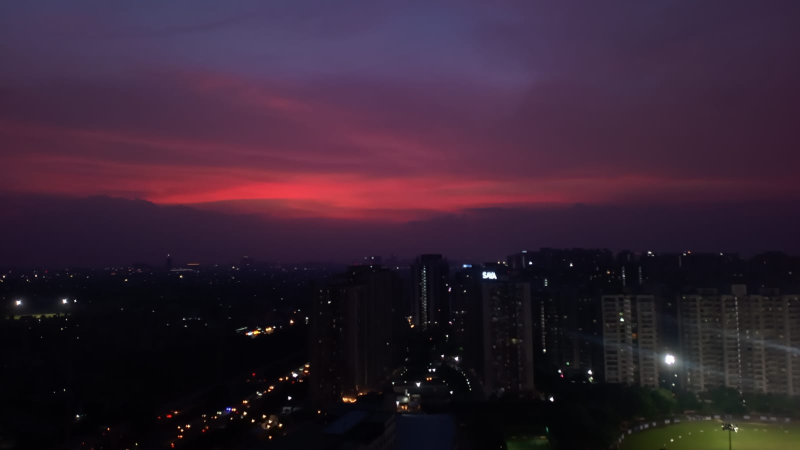
#> input picture real/r (1).jpeg, 1600 x 900 px (shown at 1/2 size)
$ python -i Predict.py   (imports and definitions only)   (older library calls are emulated)
#> lines starting #> are read from the running program, lines starting #| are printed output that depends on the picture
"""
predict.py - Spot the Fake Photo
SalesCode AI Assignment

Usage:
    python predict.py some_image.jpg

Output:
    A single number from 0 to 1.
    0.0 = definitely a REAL photo
    1.0 = definitely a PHOTO OF A SCREEN (recapture)
"""

import sys
import os
import warnings
import numpy as np
import joblib
import cv2
from scipy import stats
from skimage.feature import local_binary_pattern

# [1 line not run here, left out]

# ─────────────────────────────────────────────
# CHANGE THIS to your actual folder path
BASE_DIR   = r"C:\Users\Asus\Downloads\spot_fake"
MODEL_PATH = os.path.join(BASE_DIR, "model.pkl")
# ─────────────────────────────────────────────


def extract_features(image_path):
    """Extract classical CV features that distinguish real photos from screen recaptures."""
#> called with image_path = 'real/r (1).jpeg'
    img = cv2.imread(image_path)
#> img is the input picture: shape (900, 1600, 3); mean B, G, R 50.2, 34.1, 52.9
    if img is None:
        raise ValueError(f"Cannot read image: {image_path}")

    img  = cv2.resize(img, (512, 512))
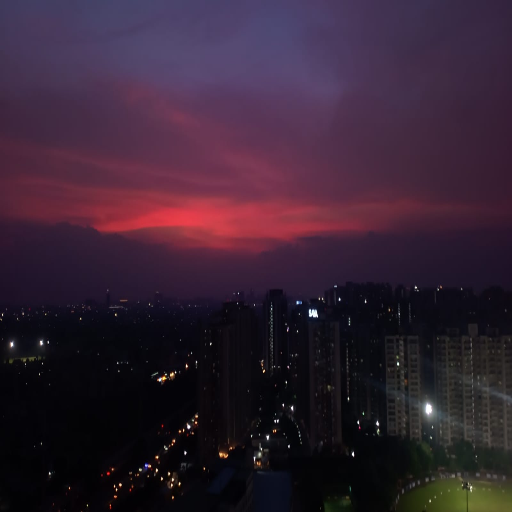
#> img: shape (512, 512, 3); mean B, G, R 50.2, 34, 52.9
    gray = cv2.cvtColor(img, cv2.COLOR_BGR2GRAY)
    features = {}

    # 1. FFT — screen pixel grids create periodic frequency spikes
    f         = np.fft.fft2(gray)
    fshift    = np.fft.fftshift(f)
    magnitude = np.log(np.abs(fshift) + 1)
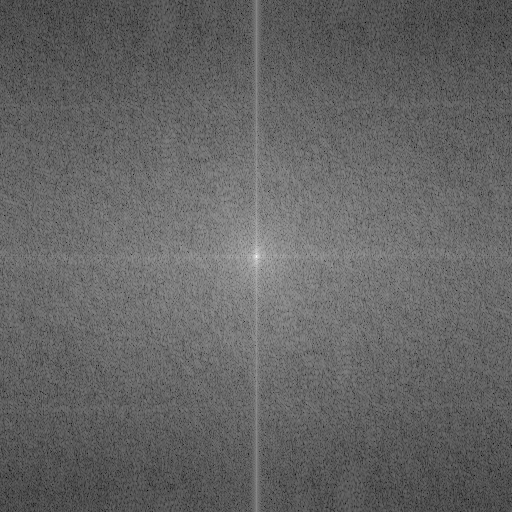
#> magnitude: shape (512, 512) float64; min 1.67, max 16.2, mean 7.43; drawn with min black and max white
    features['fft_peak_ratio']     = float(magnitude.max() / (magnitude.mean() + 1e-6))
    features['fft_std']            = float(magnitude.std())
    h, w = magnitude.shape
#> h = 512; w = 512
    center_mask = np.zeros((h, w))
    center_mask[h//4:3*h//4, w//4:3*w//4] = 1
    features['fft_highfreq_ratio'] = float(
        magnitude[center_mask == 0].mean() / (magnitude[center_mask == 1].mean() + 1e-6)
    )

    # 2. Noise — real cameras have natural sensor noise; screens are too clean
    blur  = cv2.GaussianBlur(gray, (5, 5), 0)
    noise = gray.astype(float) - blur.astype(float)
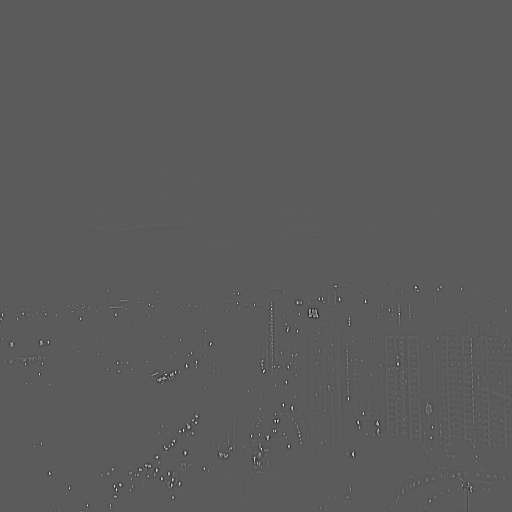
#> noise: shape (512, 512) float64; min -94, max 167, mean 0; drawn with min black and max white
    features['noise_std']      = float(noise.std())
    features['noise_kurtosis'] = float(stats.kurtosis(noise.flatten()))
    features['noise_mean_abs'] = float(np.abs(noise).mean())

    # 3. Local Binary Pattern — screen grids produce regular local textures
    lbp  = local_binary_pattern(gray, P=8, R=1, method='uniform')
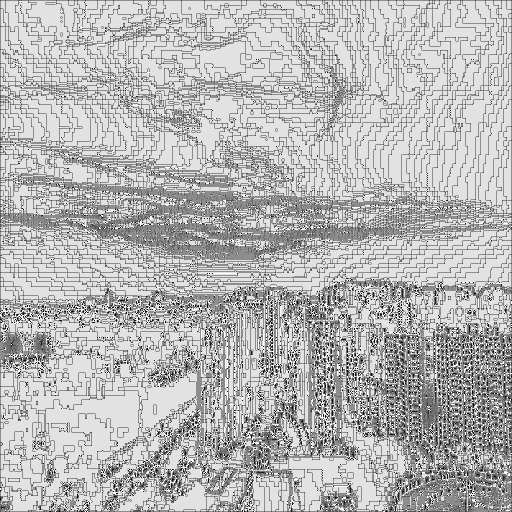
#> lbp: shape (512, 512) float64; min 0, max 9, mean 6.45; drawn with min black and max white
    hist, _ = np.histogram(lbp, bins=10, range=(0, 10), density=True)
#> hist = [0.00609, 0.0157, 0.00913, 0.0611, 0.0549, 0.234, 0.0445, 0.0437, 0.504, 0.0268]
    for i, v in enumerate(hist):
        features[f'lbp_hist_{i}'] = float(v)
#> this loop made 10 passes
#> v on passes 1 to 10: 0.00609, 0.0157, 0.00913, 0.0611, 0.0549, 0.234, 0.0445, 0.0437, 0.504, 0.0268
#> after the loop, features = 16 items
    features['lbp_uniformity'] = float((lbp == lbp.max()).mean())

    # 4. Color channel statistics
    for i, ch in enumerate(['b', 'g', 'r']):
        channel = img[:, :, i].astype(float)
        features[f'{ch}_mean'] = float(channel.mean())
        features[f'{ch}_std']  = float(channel.std())
        features[f'{ch}_skew'] = float(stats.skew(channel.flatten()))
#> this loop made 3 passes
#> pass 3, in extract_features, `channel = img[:, :, i].astype(float)`:
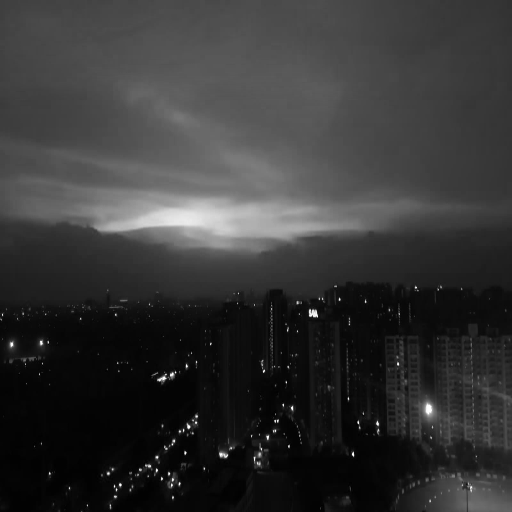
#> channel: shape (512, 512) float64; min 0, max 255, mean 52.9
#> after the loop, features = 26 items

    # 5. HSV saturation / value — screens have distinct backlight profiles
    hsv = cv2.cvtColor(img, cv2.COLOR_BGR2HSV)
#> hsv: shape (512, 512, 3); mean H, S, V 132.7, 108.6, 58.8
    features['saturation_mean'] = float(hsv[:, :, 1].mean())
    features['saturation_std']  = float(hsv[:, :, 1].std())
    features['value_mean']      = float(hsv[:, :, 2].mean())
    features['value_std']       = float(hsv[:, :, 2].std())

    # 6. Edge sharpness — screens have softened pixel-rendered edges
    edges = cv2.Laplacian(gray, cv2.CV_64F)
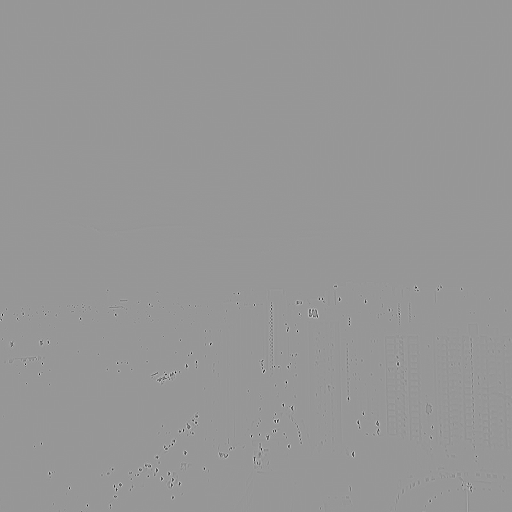
#> edges: shape (512, 512) float64; min -644, max 444, mean 0; drawn with min black and max white
    features['laplacian_var']      = float(edges.var())
    features['laplacian_mean_abs'] = float(np.abs(edges).mean())
    features['laplacian_kurtosis'] = float(stats.kurtosis(edges.flatten()))

    # 7. Vignetting — real lenses darken corners; screens don't
    h, w = gray.shape
    center_val = float(gray[h//4:3*h//4, w//4:3*w//4].mean())
#> center_val = 46.75
    corners    = [gray[:h//8, :w//8].mean(),  gray[:h//8, -w//8:].mean(),
                  gray[-h//8:, :w//8].mean(), gray[-h//8:, -w//8:].mean()]
#> corners = [64.7, 46.86, 3.96, 62.49]
    corner_val = float(np.mean(corners))
#> corner_val = 44.5
    features['vignette_ratio'] = float(center_val / (corner_val + 1e-6))
    features['vignette_diff']  = float(center_val - corner_val)

    # 8. Glare — screens produce specular bright spots from room lighting
    features['glare_ratio'] = float((gray > 240).mean())

    # 9. Color cast — screen backlights shift the R/B balance
    features['rb_ratio']   = float(img[:, :, 2].mean() / (img[:, :, 0].mean() + 1e-6))
    features['color_cast'] = float(img[:, :, 2].astype(float).mean() - img[:, :, 0].astype(float).mean())

    # 10. Block artifacts — JPEG re-compression on screen photos leaves 8×8 traces
    diff_h = np.abs(np.diff(gray.astype(float), axis=0))
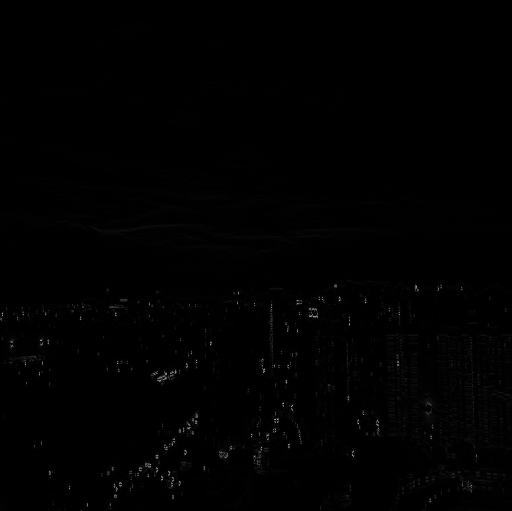
#> diff_h: shape (511, 512) float64; min 0, max 178, mean 1.2
    diff_v = np.abs(np.diff(gray.astype(float), axis=1))
    features['block_artifact_h'] = float(diff_h[7::8, :].mean() / (diff_h.mean() + 1e-6))
    features['block_artifact_v'] = float(diff_v[:, 7::8].mean() / (diff_v.mean() + 1e-6))

    return features


def predict(image_path, model_path=MODEL_PATH):
    """Return a score: 0 = real photo, 1 = photo of a screen."""
    model = joblib.load(model_path)
    feats = np.array(list(extract_features(image_path).values())).reshape(1, -1)
    score = model.predict_proba(feats)[0][1]
    return round(float(score), 4)


# [8 lines not run here, left out]

>>> result = extract_features('real/r (1).jpeg')
#> result = 40 items

$ run again, on real/r (11).jpeg
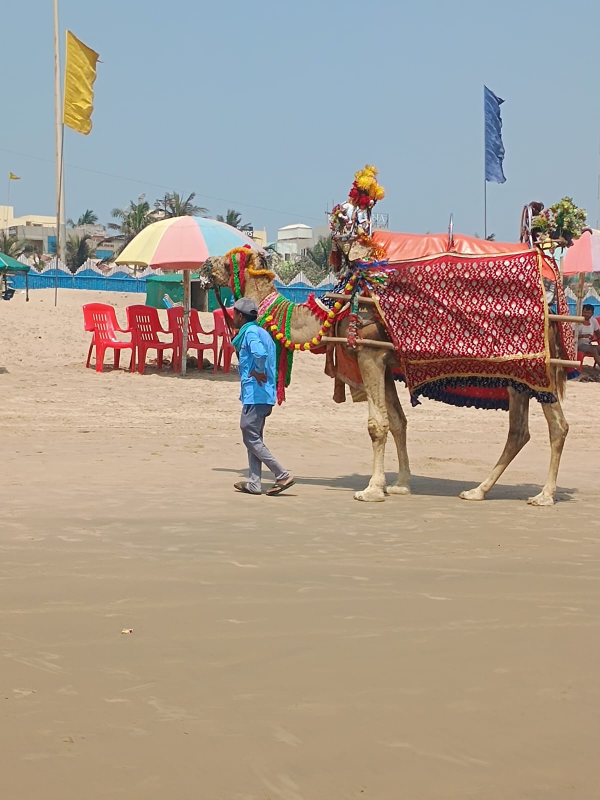
#> input picture real/r (11).jpeg, 1200 x 1600 px (shown at 1/2 size)
#> in extract_features, img is the input picture: shape (1600, 1200, 3); mean B, G, R 144.5, 156.5, 168.4
#> img: shape (512, 512, 3)
#> hist = [0.0379, 0.0628, 0.0205, 0.0495, 0.0622, 0.14, 0.0398, 0.0768, 0.408, 0.103]
#> the loop in extract_features, `for i, v in enumerate(hist):` made 10 passes
#> v on passes 1 to 8: 0.0379, 0.0628, 0.0205, 0.0495, 0.0622, 0.14, 0.0398, 0.0768
#> after the loop in extract_features, `for i, v in enumerate(hist):`: features = 16 items
#> after the loop in extract_features, `for i, ch in enumerate(['b', 'g', 'r']):`: features = 26 items
#> hsv: shape (512, 512, 3); mean H, S, V 47.9, 75.4, 182.3
#> in extract_features, `edges = cv2.Laplacian(gray, cv2.CV_64F)`:
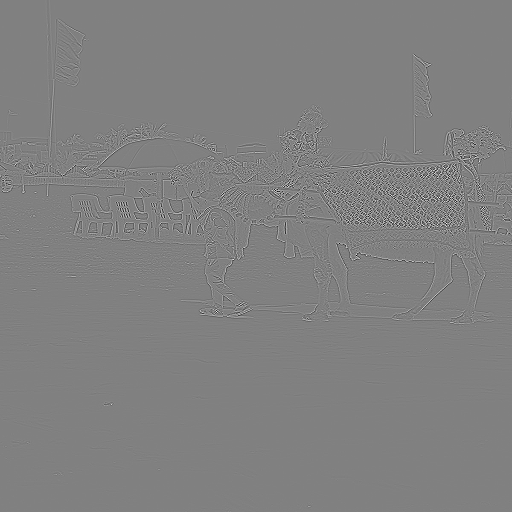
#> edges: shape (512, 512) float64; min -704, max 690, mean 0; drawn with min black and max white
#> center_val = 148.8
#> corners = [172.8, 173.5, 154.9, 154.4]
#> corner_val = 163.9
#> in extract_features, `diff_v = np.abs(np.diff(gray.astype(float), axis=1))`:
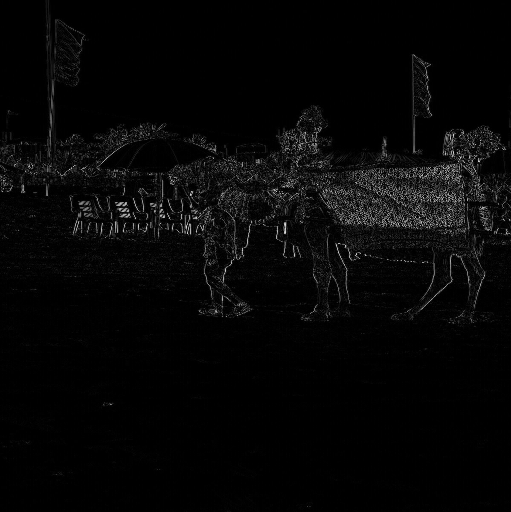
#> diff_v: shape (512, 511) float64; min 0, max 221, mean 6.6
#> result = 40 items

$ run again, on real/r (13).jpeg
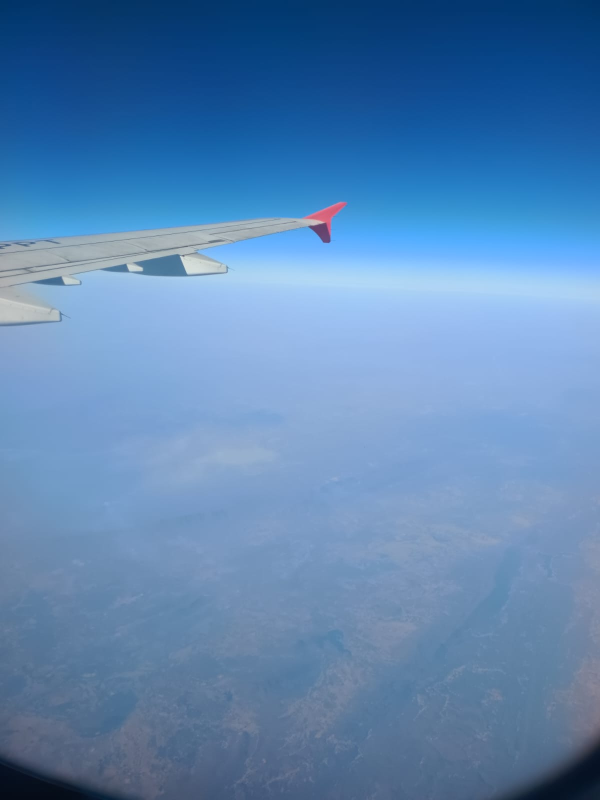
#> input picture real/r (13).jpeg, 1200 x 1600 px (shown at 1/2 size)
#> in extract_features, img is the input picture: shape (1600, 1200, 3); mean B, G, R 179.1, 133.1, 90.9
#> img: shape (512, 512, 3)
#> hist = [0.00781, 0.0228, 0.00861, 0.0531, 0.0607, 0.358, 0.0435, 0.0523, 0.353, 0.0401]
#> the loop in extract_features, `for i, v in enumerate(hist):` made 10 passes
#> v on passes 1 to 8: 0.00781, 0.0228, 0.00861, 0.0531, 0.0607, 0.358, 0.0435, 0.0523
#> after the loop in extract_features, `for i, v in enumerate(hist):`: features = 16 items
#> after the loop in extract_features, `for i, ch in enumerate(['b', 'g', 'r']):`: features = 26 items
#> hsv: shape (512, 512, 3); mean H, S, V 106, 131.5, 179.1
#> center_val = 163.3
#> corners = [54.36, 55.64, 72.86, 79.55]
#> corner_val = 65.6
#> in extract_features, `diff_h = np.abs(np.diff(gray.astype(float), axis=0))`:
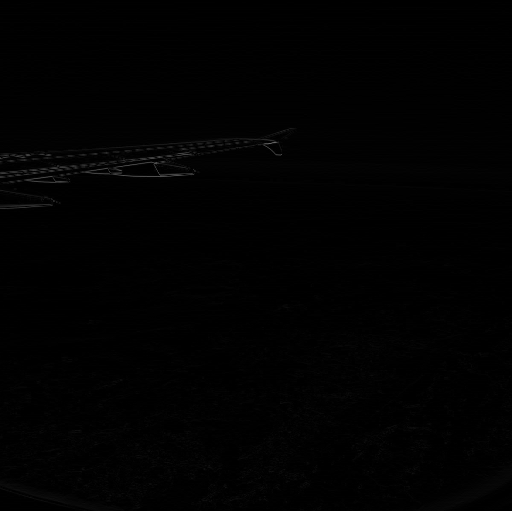
#> diff_h: shape (511, 512) float64; min 0, max 103, mean 1.3
#> result = 40 items
